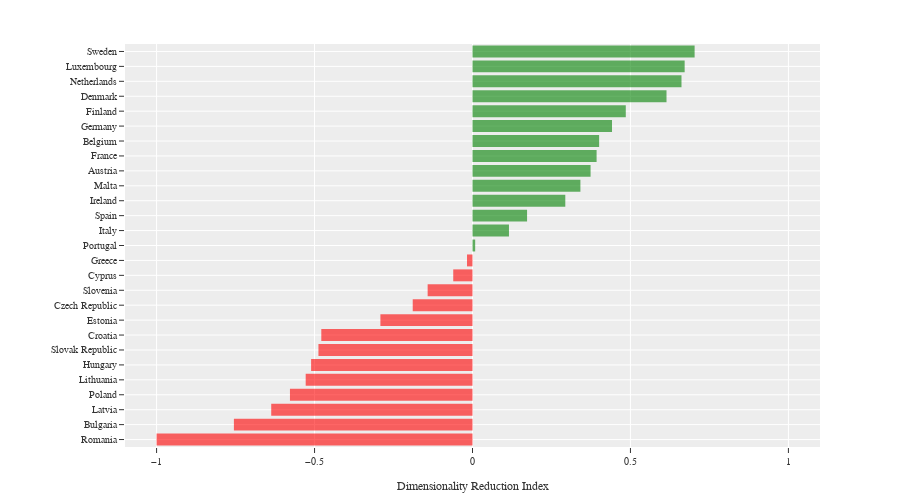

Notebook code cell kept with this figure:
### Code cell
fig4 = px.histogram(index_res,
                   y="Country Name",
                   x='MinMax',
                   color='Country Name',
                   color_discrete_map={'Austria':'green', 'Belgium':'green','Bulgaria':'red', 'Croatia':'red', 'Cyprus':'red',
                   'Czech Republic':'red', 'Denmark':'green', 'Estonia':'red', 'Finland':'green', 'France':'green',
                   'Germany':'green', 'Greece':'red', 'Hungary':'red', 'Ireland':'green', 'Italy':'green', 'Latvia':'red',
                   'Lithuania':'red', 'Luxembourg':'green', 'Malta':'green', 'Netherlands':'green', 'Poland':'red', 'Portugal':'green',
                   'Romania':'red', 'Slovak Republic':'red', 'Slovenia':'red', 'Spain':'green', 'Sweden':'green'},
                   opacity=0.6,
                   hover_name='Country Name',
                   #hover_data=['Rank'],
                   labels={'MinMax':'Index'},
                   orientation='h',
                   height=500,
                   range_x = [-1.1, 1.1],
                   template='ggplot2')

fig4.update_layout(showlegend=False,
                   xaxis_title="Dimensionality Reduction Index",
                   yaxis_title=None,
                   font_family='Arial',
                   font_size=10,
                   margin=dict(t=44, b=10, l=125))


fig4

### Figure 1 — Plotly figure (JSON) as saved in the notebook; plotly's stock layout.template omitted (floating-point values rounded to 4 significant figures)
{"data": [{"alignmentgroup": "True", "bingroup": "y", "histfunc": "sum", "hovertemplate": "Country Name=%{y}<br>sum of Index=%{x}<extra></extra>", "legendgroup": "Sweden", "marker": {"color": "green", "opacity": 0.6}, "name": "Sweden", "offsetgroup": "Sweden", "orientation": "h", "showlegend": true, "type": "histogram", "x": [0.7031], "xaxis": "x", "y": ["Sweden"], "yaxis": "y"}, {"alignmentgroup": "True", "bingroup": "y", "histfunc": "sum", "hovertemplate": "Country Name=%{y}<br>sum of Index=%{x}<extra></extra>", "legendgroup": "Luxembourg", "marker": {"color": "green", "opacity": 0.6}, "name": "Luxembourg", "offsetgroup": "Luxembourg", "orientation": "h", "showlegend": true, "type": "histogram", "x": [0.6716], "xaxis": "x", "y": ["Luxembourg"], "yaxis": "y"}, {"alignmentgroup": "True", "bingroup": "y", "histfunc": "sum", "hovertemplate": "Country Name=%{y}<br>sum of Index=%{x}<extra></extra>", "legendgroup": "Netherlands", "marker": {"color": "green", "opacity": 0.6}, "name": "Netherlands", "offsetgroup": "Netherlands", "orientation": "h", "showlegend": true, "type": "histogram", "x": [0.6615], "xaxis": "x", "y": ["Netherlands"], "yaxis": "y"}, {"alignmentgroup": "True", "bingroup": "y", "histfunc": "sum", "hovertemplate": "Country Name=%{y}<br>sum of Index=%{x}<extra></extra>", "legendgroup": "Denmark", "marker": {"color": "green", "opacity": 0.6}, "name": "Denmark", "offsetgroup": "Denmark", "orientation": "h", "showlegend": true, "type": "histogram", "x": [0.6141], "xaxis": "x", "y": ["Denmark"], "yaxis": "y"}, {"alignmentgroup": "True", "bingroup": "y", "histfunc": "sum", "hovertemplate": "Country Name=%{y}<br>sum of Index=%{x}<extra></extra>", "legendgroup": "Finland", "marker": {"color": "green", "opacity": 0.6}, "name": "Finland", "offsetgroup": "Finland", "orientation": "h", "showlegend": true, "type": "histogram", "x": [0.4852], "xaxis": "x", "y": ["Finland"], "yaxis": "y"}, {"alignmentgroup": "True", "bingroup": "y", "histfunc": "sum", "hovertemplate": "Country Name=%{y}<br>sum of Index=%{x}<extra></extra>", "legendgroup": "Germany", "marker": {"color": "green", "opacity": 0.6}, "name": "Germany", "offsetgroup": "Germany", "orientation": "h", "showlegend": true, "type": "histogram", "x": [0.4416], "xaxis": "x", "y": ["Germany"], "yaxis": "y"}, {"alignmentgroup": "True", "bingroup": "y", "histfunc": "sum", "hovertemplate": "Country Name=%{y}<br>sum of Index=%{x}<extra></extra>", "legendgroup": "Belgium", "marker": {"color": "green", "opacity": 0.6}, "name": "Belgium", "offsetgroup": "Belgium", "orientation": "h", "showlegend": true, "type": "histogram", "x": [0.4008], "xaxis": "x", "y": ["Belgium"], "yaxis": "y"}, {"alignmentgroup": "True", "bingroup": "y", "histfunc": "sum", "hovertemplate": "Country Name=%{y}<br>sum of Index=%{x}<extra></extra>", "legendgroup": "France", "marker": {"color": "green", "opacity": 0.6}, "name": "France", "offsetgroup": "France", "orientation": "h", "showlegend": true, "type": "histogram", "x": [0.3928], "xaxis": "x", "y": ["France"], "yaxis": "y"}, {"alignmentgroup": "True", "bingroup": "y", "histfunc": "sum", "hovertemplate": "Country Name=%{y}<br>sum of Index=%{x}<extra></extra>", "legendgroup": "Austria", "marker": {"color": "green", "opacity": 0.6}, "name": "Austria", "offsetgroup": "Austria", "orientation": "h", "showlegend": true, "type": "histogram", "x": [0.3738], "xaxis": "x", "y": ["Austria"], "yaxis": "y"}, {"alignmentgroup": "True", "bingroup": "y", "histfunc": "sum", "hovertemplate": "Country Name=%{y}<br>sum of Index=%{x}<extra></extra>", "legendgroup": "Malta", "marker": {"color": "green", "opacity": 0.6}, "name": "Malta", "offsetgroup": "Malta", "orientation": "h", "showlegend": true, "type": "histogram", "x": [0.3416], "xaxis": "x", "y": ["Malta"], "yaxis": "y"}, {"alignmentgroup": "True", "bingroup": "y", "histfunc": "sum", "hovertemplate": "Country Name=%{y}<br>sum of Index=%{x}<extra></extra>", "legendgroup": "Ireland", "marker": {"color": "green", "opacity": 0.6}, "name": "Ireland", "offsetgroup": "Ireland", "orientation": "h", "showlegend": true, "type": "histogram", "x": [0.2938], "xaxis": "x", "y": ["Ireland"], "yaxis": "y"}, {"alignmentgroup": "True", "bingroup": "y", "histfunc": "sum", "hovertemplate": "Country Name=%{y}<br>sum of Index=%{x}<extra></extra>", "legendgroup": "Spain", "marker": {"color": "green", "opacity": 0.6}, "name": "Spain", "offsetgroup": "Spain", "orientation": "h", "showlegend": true, "type": "histogram", "x": [0.1727], "xaxis": "x", "y": ["Spain"], "yaxis": "y"}, {"alignmentgroup": "True", "bingroup": "y", "histfunc": "sum", "hovertemplate": "Country Name=%{y}<br>sum of Index=%{x}<extra></extra>", "legendgroup": "Italy", "marker": {"color": "green", "opacity": 0.6}, "name": "Italy", "offsetgroup": "Italy", "orientation": "h", "showlegend": true, "type": "histogram", "x": [0.1155], "xaxis": "x", "y": ["Italy"], "yaxis": "y"}, {"alignmentgroup": "True", "bingroup": "y", "histfunc": "sum", "hovertemplate": "Country Name=%{y}<br>sum of Index=%{x}<extra></extra>", "legendgroup": "Portugal", "marker": {"color": "green", "opacity": 0.6}, "name": "Portugal", "offsetgroup": "Portugal", "orientation": "h", "showlegend": true, "type": "histogram", "x": [0.008453], "xaxis": "x", "y": ["Portugal"], "yaxis": "y"}, {"alignmentgroup": "True", "bingroup": "y", "histfunc": "sum", "hovertemplate": "Country Name=%{y}<br>sum of Index=%{x}<extra></extra>", "legendgroup": "Greece", "marker": {"color": "red", "opacity": 0.6}, "name": "Greece", "offsetgroup": "Greece", "orientation": "h", "showlegend": true, "type": "histogram", "x": [-0.01739], "xaxis": "x", "y": ["Greece"], "yaxis": "y"}, {"alignmentgroup": "True", "bingroup": "y", "histfunc": "sum", "hovertemplate": "Country Name=%{y}<br>sum of Index=%{x}<extra></extra>", "legendgroup": "Cyprus", "marker": {"color": "red", "opacity": 0.6}, "name": "Cyprus", "offsetgroup": "Cyprus", "orientation": "h", "showlegend": true, "type": "histogram", "x": [-0.061], "xaxis": "x", "y": ["Cyprus"], "yaxis": "y"}, {"alignmentgroup": "True", "bingroup": "y", "histfunc": "sum", "hovertemplate": "Country Name=%{y}<br>sum of Index=%{x}<extra></extra>", "legendgroup": "Slovenia", "marker": {"color": "red", "opacity": 0.6}, "name": "Slovenia", "offsetgroup": "Slovenia", "orientation": "h", "showlegend": true, "type": "histogram", "x": [-0.142], "xaxis": "x", "y": ["Slovenia"], "yaxis": "y"}, {"alignmentgroup": "True", "bingroup": "y", "histfunc": "sum", "hovertemplate": "Country Name=%{y}<br>sum of Index=%{x}<extra></extra>", "legendgroup": "Czech Republic", "marker": {"color": "red", "opacity": 0.6}, "name": "Czech Republic", "offsetgroup": "Czech Republic", "orientation": "h", "showlegend": true, "type": "histogram", "x": [-0.1892], "xaxis": "x", "y": ["Czech Republic"], "yaxis": "y"}, {"alignmentgroup": "True", "bingroup": "y", "histfunc": "sum", "hovertemplate": "Country Name=%{y}<br>sum of Index=%{x}<extra></extra>", "legendgroup": "Estonia", "marker": {"color": "red", "opacity": 0.6}, "name": "Estonia", "offsetgroup": "Estonia", "orientation": "h", "showlegend": true, "type": "histogram", "x": [-0.2915], "xaxis": "x", "y": ["Estonia"], "yaxis": "y"}, {"alignmentgroup": "True", "bingroup": "y", "histfunc": "sum", "hovertemplate": "Country Name=%{y}<br>sum of Index=%{x}<extra></extra>", "legendgroup": "Croatia", "marker": {"color": "red", "opacity": 0.6}, "name": "Croatia", "offsetgroup": "Croatia", "orientation": "h", "showlegend": true, "type": "histogram", "x": [-0.4786], "xaxis": "x", "y": ["Croatia"], "yaxis": "y"}, {"alignmentgroup": "True", "bingroup": "y", "histfunc": "sum", "hovertemplate": "Country Name=%{y}<br>sum of Index=%{x}<extra></extra>", "legendgroup": "Slovak Republic", "marker": {"color": "red", "opacity": 0.6}, "name": "Slovak Republic", "offsetgroup": "Slovak Republic", "orientation": "h", "showlegend": true, "type": "histogram", "x": [-0.4877], "xaxis": "x", "y": ["Slovak Republic"], "yaxis": "y"}, {"alignmentgroup": "True", "bingroup": "y", "histfunc": "sum", "hovertemplate": "Country Name=%{y}<br>sum of Index=%{x}<extra></extra>", "legendgroup": "Hungary", "marker": {"color": "red", "opacity": 0.6}, "name": "Hungary", "offsetgroup": "Hungary", "orientation": "h", "showlegend": true, "type": "histogram", "x": [-0.5109], "xaxis": "x", "y": ["Hungary"], "yaxis": "y"}, {"alignmentgroup": "True", "bingroup": "y", "histfunc": "sum", "hovertemplate": "Country Name=%{y}<br>sum of Index=%{x}<extra></extra>", "legendgroup": "Lithuania", "marker": {"color": "red", "opacity": 0.6}, "name": "Lithuania", "offsetgroup": "Lithuania", "orientation": "h", "showlegend": true, "type": "histogram", "x": [-0.528], "xaxis": "x", "y": ["Lithuania"], "yaxis": "y"}, {"alignmentgroup": "True", "bingroup": "y", "histfunc": "sum", "hovertemplate": "Country Name=%{y}<br>sum of Index=%{x}<extra></extra>", "legendgroup": "Poland", "marker": {"color": "red", "opacity": 0.6}, "name": "Poland", "offsetgroup": "Poland", "orientation": "h", "showlegend": true, "type": "histogram", "x": [-0.5778], "xaxis": "x", "y": ["Poland"], "yaxis": "y"}, {"alignmentgroup": "True", "bingroup": "y", "histfunc": "sum", "hovertemplate": "Country Name=%{y}<br>sum of Index=%{x}<extra></extra>", "legendgroup": "Latvia", "marker": {"color": "red", "opacity": 0.6}, "name": "Latvia", "offsetgroup": "Latvia", "orientation": "h", "showlegend": true, "type": "histogram", "x": [-0.6372], "xaxis": "x", "y": ["Latvia"], "yaxis": "y"}, {"alignmentgroup": "True", "bingroup": "y", "histfunc": "sum", "hovertemplate": "Country Name=%{y}<br>sum of Index=%{x}<extra></extra>", "legendgroup": "Bulgaria", "marker": {"color": "red", "opacity": 0.6}, "name": "Bulgaria", "offsetgroup": "Bulgaria", "orientation": "h", "showlegend": true, "type": "histogram", "x": [-0.7553], "xaxis": "x", "y": ["Bulgaria"], "yaxis": "y"}, {"alignmentgroup": "True", "bingroup": "y", "histfunc": "sum", "hovertemplate": "Country Name=%{y}<br>sum of Index=%{x}<extra></extra>", "legendgroup": "Romania", "marker": {"color": "red", "opacity": 0.6}, "name": "Romania", "offsetgroup": "Romania", "orientation": "h", "showlegend": true, "type": "histogram", "x": [-1], "xaxis": "x", "y": ["Romania"], "yaxis": "y"}], "layout": {"barmode": "relative", "font": {"family": "Arial", "size": 10}, "height": 500, "legend": {"title": {"text": "Country Name"}, "tracegroupgap": 0}, "margin": {"b": 10, "l": 125, "t": 44}, "showlegend": false, "xaxis": {"anchor": "y", "domain": [0, 1], "range": [-1.1, 1.1], "title": {"text": "Dimensionality Reduction Index"}}, "yaxis": {"anchor": "x", "categoryarray": ["Romania", "Bulgaria", "Latvia", "Poland", "Lithuania", "Hungary", "Slovak Republic", "Croatia", "Estonia", "Czech Republic", "Slovenia", "Cyprus", "Greece", "Portugal", "Italy", "Spain", "Ireland", "Malta", "Austria", "France", "Belgium", "Germany", "Finland", "Denmark", "Netherlands", "Luxembourg", "Sweden"], "categoryorder": "array", "domain": [0, 1], "title": {}}}}
